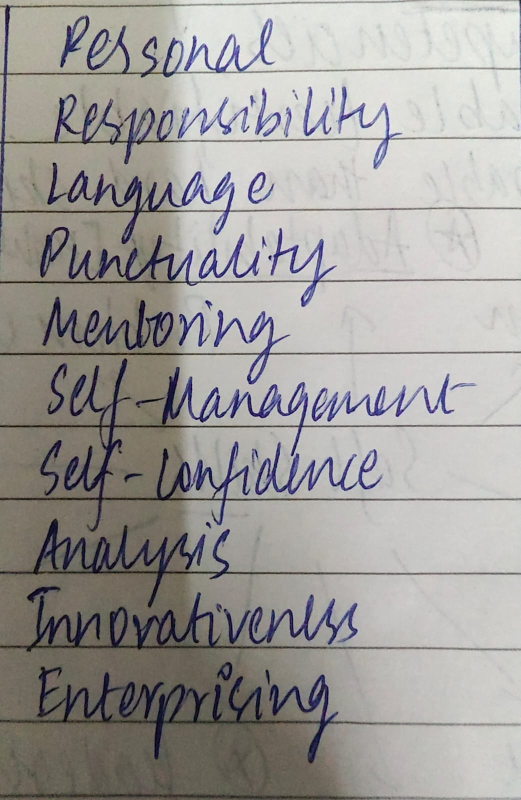
#> input picture test2.jpeg, 1041 x 1600 px (shown at 1/2 size)
$ python -i trace_page.py   (imports and definitions only)
#> lines starting #> are read from the running program, lines starting #| are printed output that depends on the picture; after the words box and inside, x2 and y2 are one past the last pixel; in counts of white or black regions, pixels touching at a corner belong together
### ui_export_module/trace_export.py
"""
trace_export.py  (v4)
---------------------
Non-Latin text (Hindi, Tamil, ...) ko original image se trace karke plotter ke
liye line segments banata hai.

v4: skeleton ke baad jo moti jagah (bulb, jaise 'ग' ka gola) bach jaati hai, uska outline
    bhi jodte hain (blob=True), warna wo sirf ek chhoti tick reh jaata tha.
v3 me sudhar (Hindi ke chhote hisse kho rahe the: matra, bindu, nukta, poonchh):
  * lakeeron ke sire (endpoints) ko bahar ki taraf aadhi stroke-width badhaya,
    kyunki skeleton sire chhote kar deta hai (khambe, patti aur poonchh chhoti pad jaati thi).
  * chhote ink-dots (bindu, nukta, full stop) ko alag pehchan kar ek chhoti lakeer banate hain.
  * region ko pehle `upscale` guna bada karte hain, phir threshold + skeleton.
  * simplify (eps) aur noise-filter (min_len) ab bade image ke hisaab se kam hain.
  * akele bindu/nukta (1 pixel ke dot) ab hatate nahi, chhoti line bana dete hain.

Output absolute-mm segments hain (x_mm = px * 25.4 / dpi).
"""
from __future__ import annotations
from typing import List, Tuple

import cv2
import numpy as np

Point = Tuple[float, float]
Segment = Tuple[Point, Point]

_N8 = [(-1, -1), (0, -1), (1, -1), (-1, 0), (1, 0), (-1, 1), (0, 1), (1, 1)]


def _skeleton_polylines(sk: np.ndarray, dist=None) -> List[List[Tuple[int, int]]]:
    """1-pixel skeleton ko pixel-chains (polylines) me badlo. Akele dots bhi rakhta hai."""
    ys, xs = np.nonzero(sk)
    pts = set(zip(xs.tolist(), ys.tolist()))
    adj = {p: [(p[0] + dx, p[1] + dy) for dx, dy in _N8 if (p[0] + dx, p[1] + dy) in pts]
           for p in pts}
    used = set()

    def key(a, b):
        return (a, b) if a < b else (b, a)

    def walk(start, nxt):
        used.add(key(start, nxt))
        path, prev, cur = [start], start, nxt
        while True:
            path.append(cur)
            if cur == start or len(adj[cur]) != 2:
                break
            cand = [q for q in adj[cur] if q != prev and key(cur, q) not in used]
            if not cand:
                break
            q = cand[0]
            used.add(key(cur, q))
            prev, cur = cur, q
        return path

    paths = []
    for p in pts:                                  # endpoints / junctions se shuru
        if len(adj[p]) != 0 and len(adj[p]) != 2:
            for q in adj[p]:
                if key(p, q) not in used:
                    paths.append(walk(p, q))
    for p in pts:                                  # bache hue closed loops
        for q in adj[p]:
            if key(p, q) not in used:
                paths.append(walk(p, q))
    if dist is not None:                           # sire bahar ki taraf badhao
        for path in paths:
            for end, back in ((0, 1), (-1, -2)):
                e = path[end]
                if len(adj[e]) != 1 or len(path) < 3:
                    continue
                k = min(5, len(path) - 1)
                ref = path[end + k] if end == 0 else path[-1 - k]
                dx, dy = e[0] - ref[0], e[1] - ref[1]
                n = (dx * dx + dy * dy) ** 0.5
                if n == 0:
                    continue
                r = float(dist[e[1], e[0]])
                ne = (int(round(e[0] + dx / n * r)), int(round(e[1] + dy / n * r)))
                if end == 0:
                    path.insert(0, ne)
                else:
                    path.append(ne)
    return paths


# [91 lines left out: functions _ink_mask, trace_region, not called in this run]

### ui_export_module/trace_page.py
"""
trace_page.py
-------------
TRACE MODE: poori image ko seedha trace karke plotter ke liye line segments banata hai.
Koi OCR nahi, koi font nahi -> kisi bhi language / handwriting / sketch pe chalta hai.

Steps:
  1. Roshni barabar karo (background se divide) -> ink aur kagaz ki ruled lines alag.
  2. Ink mask banao; lambi horizontal lines (agar bachi hon) hata do.
  3. Chhote dots (bindu, nukta, full stop) alag; baaki ka skeleton (ek patli lakeer).
  4. Poori image ko `fit_width_mm` x `fit_height_mm` ke andar scale karo (plotter bed ke hisaab se;
     160 x 180 mm mera andaza hai, asli bed size sir se pooch kar badlo).

Output: (segments_in_mm, (page_w_mm, page_h_mm))
"""
from __future__ import annotations
from typing import List, Tuple

import cv2
import numpy as np

from trace_export import _skeleton_polylines

Point = Tuple[float, float]
Segment = Tuple[Point, Point]


# [47 lines left out: functions _line_kernel, remove_ruled_lines, not called in this run]


def ink_mask_page(img_bgr: np.ndarray, thr: float = 0.60, remove_ruled: bool = False) -> np.ndarray:
    """Ink = background ke mukable kaafi gehra pixel. Ruled lines halki hoti hain, isliye bahar."""
    gray = cv2.cvtColor(img_bgr, cv2.COLOR_BGR2GRAY).astype(np.float32)
    h, w = gray.shape
    k = max(15, int(w / 30)) | 1
    bg = cv2.morphologyEx(gray, cv2.MORPH_CLOSE, cv2.getStructuringElement(cv2.MORPH_ELLIPSE, (k, k)))
    bg = cv2.GaussianBlur(bg, (0, 0), k / 2)
    norm = gray / np.maximum(bg, 1.0)
    ink = ((norm < thr).astype(np.uint8)) * 255
    if remove_ruled:
        ink = remove_ruled_lines(ink)
    return ink


def trace_page(image_path: str, fit_width_mm: float = 160.0, fit_height_mm: float = 180.0, upscale: int = 3,
               thr: float = 0.60, eps_px: float = 0.7, min_len_px: float = 2.0,
               dot_px: float = 0.0, speck_px2: float = 5.0, remove_ruled: bool = False):
#> called with image_path = '../test2.jpeg', fit_width_mm = 160, fit_height_mm = 180, upscale = 3, thr = 0.6, eps_px = 0.7, min_len_px = 2, dot_px = 0
    img = cv2.imread(image_path, cv2.IMREAD_COLOR)
#> img is the input picture: shape (1600, 1041, 3); mean B, G, R 154.6, 157.2, 159.8
    if img is None:
        raise FileNotFoundError(f"Image not readable: {image_path}")
    H, W = img.shape[:2]
#> H = 1600; W = 1041
    up = max(1, int(upscale))
    ink = ink_mask_page(img, thr, remove_ruled)
#> in ink_mask_page, `bg = cv2.morphologyEx(gray, cv2.MORPH_CLOSE, cv2.getStructuringElement..`:
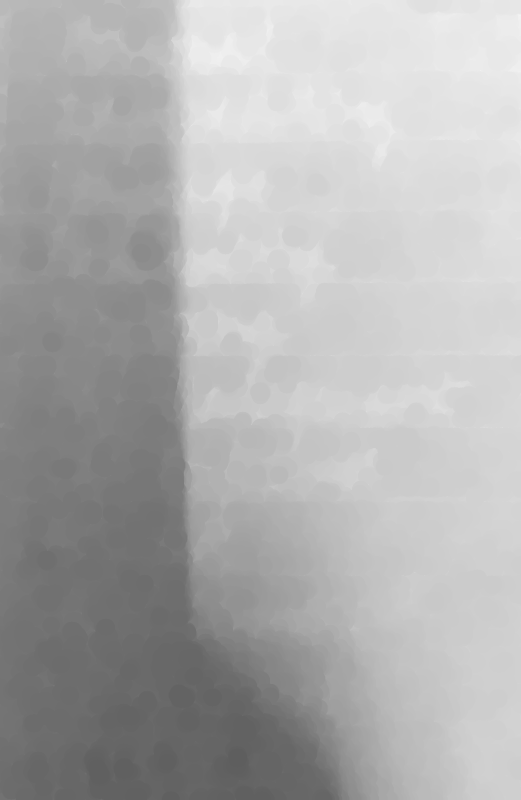
#> bg: shape (1600, 1041) float32 (shown at 1/2 size); min 94, max 245, mean 175.4
#> in ink_mask_page, `norm = gray / np.maximum(bg, 1.0)`:
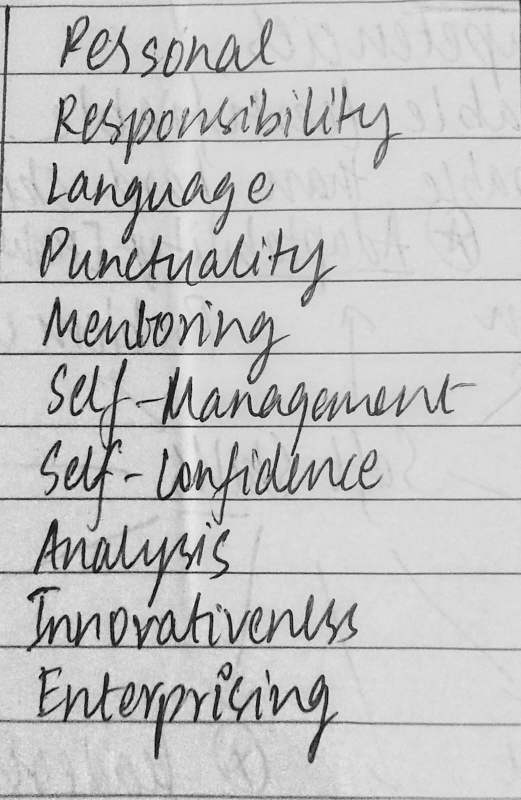
#> norm: shape (1600, 1041) float32 (shown at 1/2 size); min 0, max 1.16, mean 0.889; drawn with min black and max white
#> in ink_mask_page, `ink = ((norm < thr).astype(np.uint8)) * 255`:
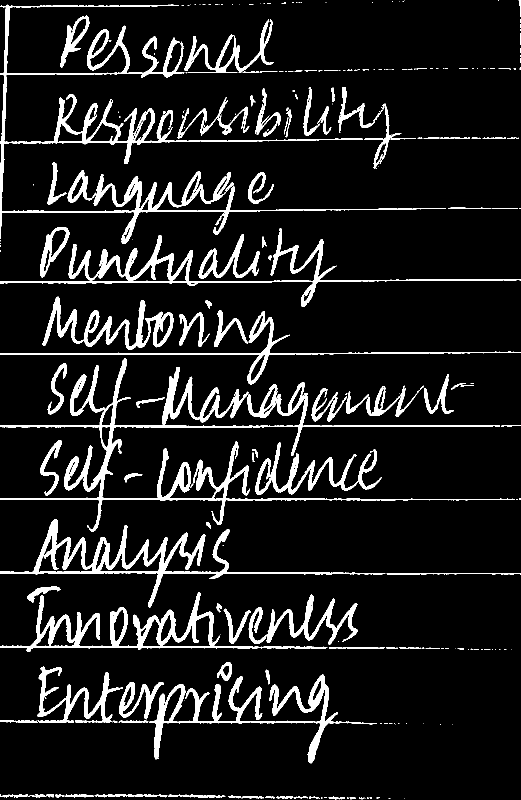
#> ink: shape (1600, 1041) (shown at 1/2 size); 10% white; 261 white regions (155 under 20 px), largest, box (x1, y1, x2, y2) and area: (0, 9, 892, 488) 26188, (0, 717, 1030, 1064) 22153, (0, 1038, 771, 1215) 13043
    if up > 1:
        ink = cv2.resize(ink, None, fx=up, fy=up, interpolation=cv2.INTER_CUBIC)
#> ink: shape (4800, 3123)
        ink = ((ink > 127).astype(np.uint8)) * 255
#> ink: shape (4800, 3123); 10% white; 264 white regions (52 under 20 px), largest, box (x1, y1, x2, y2) and area: (0, 27, 2676, 1464) 235693, (0, 2151, 3090, 3192) 199352, (0, 3114, 2313, 3645) 117383

    mm = min(fit_width_mm / float(W), fit_height_mm / float(H))   # mm per ORIGINAL pixel (bed me fit)
#> mm = 0.113
    dot_lim = (dot_px if dot_px > 0 else max(4.0, 0.008 * H)) * up
#> dot_lim = 38.4
    segs: List[Segment] = []

    # chhote dots alag, specks (noise) gayab
    n, lab, st, cent = cv2.connectedComponentsWithStats((ink > 0).astype(np.uint8), 8)
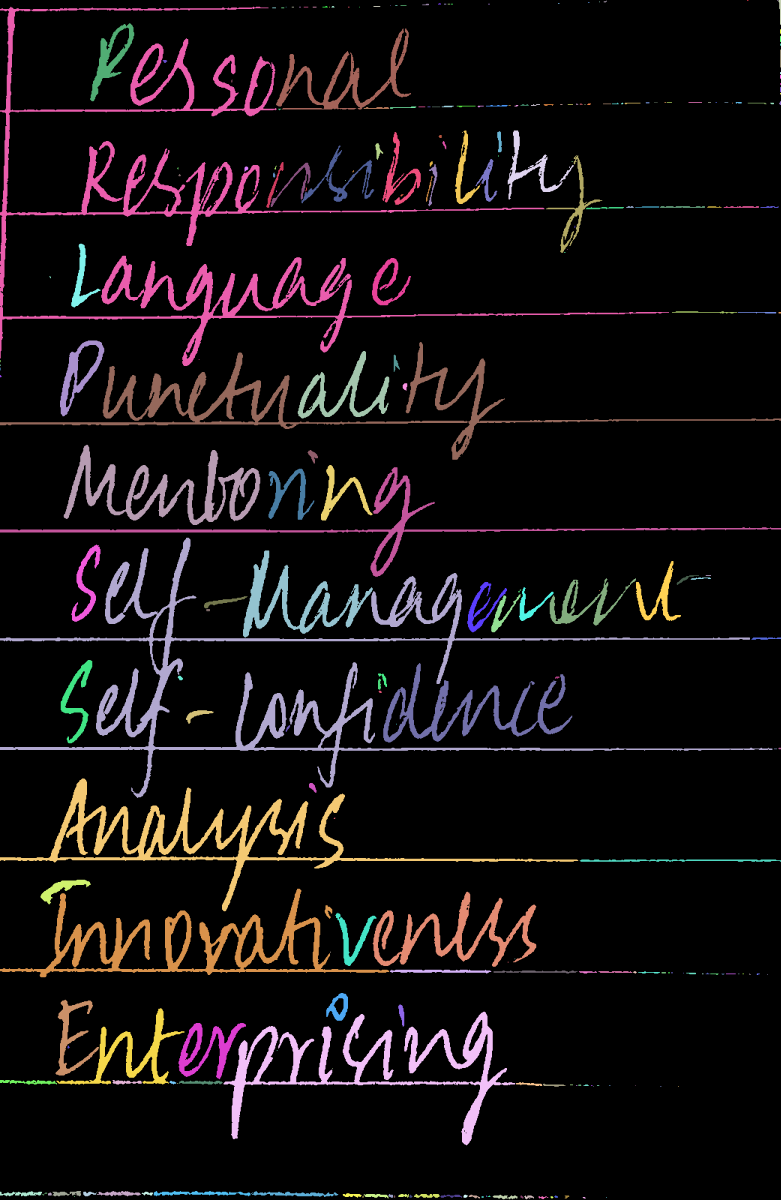
#> lab: shape (4800, 3123) int32 (shown at 1/4 size); 265 distinct labels, from 0 to 264; one colour per label, 0 black
#> n = 265; st = 265 rows, first 6: [0, 0, 3123, 4800, 13490696], [2988, 0, 6, 3, 16], [3108, 0, 3, 3, 8], [3114, 0, 9, 99, 431], [2415, 3, 12, 6, 38], [2397, 6, 3, 3, 9]; cent = 265 pairs, first value 0.875 to 3121.1, second value 0.875 to 4790.5
    for i in range(1, n):
        cw, ch, area = st[i, cv2.CC_STAT_WIDTH], st[i, cv2.CC_STAT_HEIGHT], st[i, cv2.CC_STAT_AREA]
        if max(cw, ch) < dot_lim:
            ink[lab == i] = 0
            if area >= speck_px2 * up * up:
                cx, cy = cent[i]
                half = max(cw, ch, 1.5 * up) * 0.4
                a, b = ((cx - half, cy), (cx + half, cy)) if cw >= ch else ((cx, cy - half), (cx, cy + half))
                segs.append((((a[0] / up) * mm, (a[1] / up) * mm), ((b[0] / up) * mm, (b[1] / up) * mm)))
#> this loop made 264 passes
#> (cw, ch, area, cx, cy, half, a, b) on passes 7, 9, 16, 17, 18, 19, 24, 25, 29, 33: (12, 6, 47, 1757.9, 15.34, 4.8, (1753.1, 15.34), (1762.7, 15.34)), (27, 6, 115, 1704.1, 18.1, 10.8, (1693.3, 18.1), (1714.9, 18.1)), (24, 3, 72, 1613.5, 22, 9.6, (1603.9, 22), (1623.1, 22)), (21, 6, 81, 1301, 27.38, 8.4, (1292.6, 27.38), (1309.4, 27.38)), (12, 6, 54, 1331.5, 27.07, 4.8, (1326.7, 27.07), (1336.3, 27.07)), (27, 3, 81, 1507, 25, 10.8, (1496.2, 25), (1517.8, 25)), (18, 3, 54, 1223.5, 28, 7.2, (1216.3, 28), (1230.7, 28)), (15, 3, 45, 1258, 28, 6, (1252, 28), (1264, 28)), (15, 3, 45, 1096, 31, 6, (1090, 31), (1102, 31)), (3, 18, 52, 3121, 125.5, 7.2, (3121, 118.3), (3121, 132.7))
#> (cw, ch, area) on passes 3, 4, 10, 11, 12, 15: (9, 99, 431), (12, 6, 38), (9, 3, 27), (9, 3, 27), (9, 3, 27), (9, 3, 27)
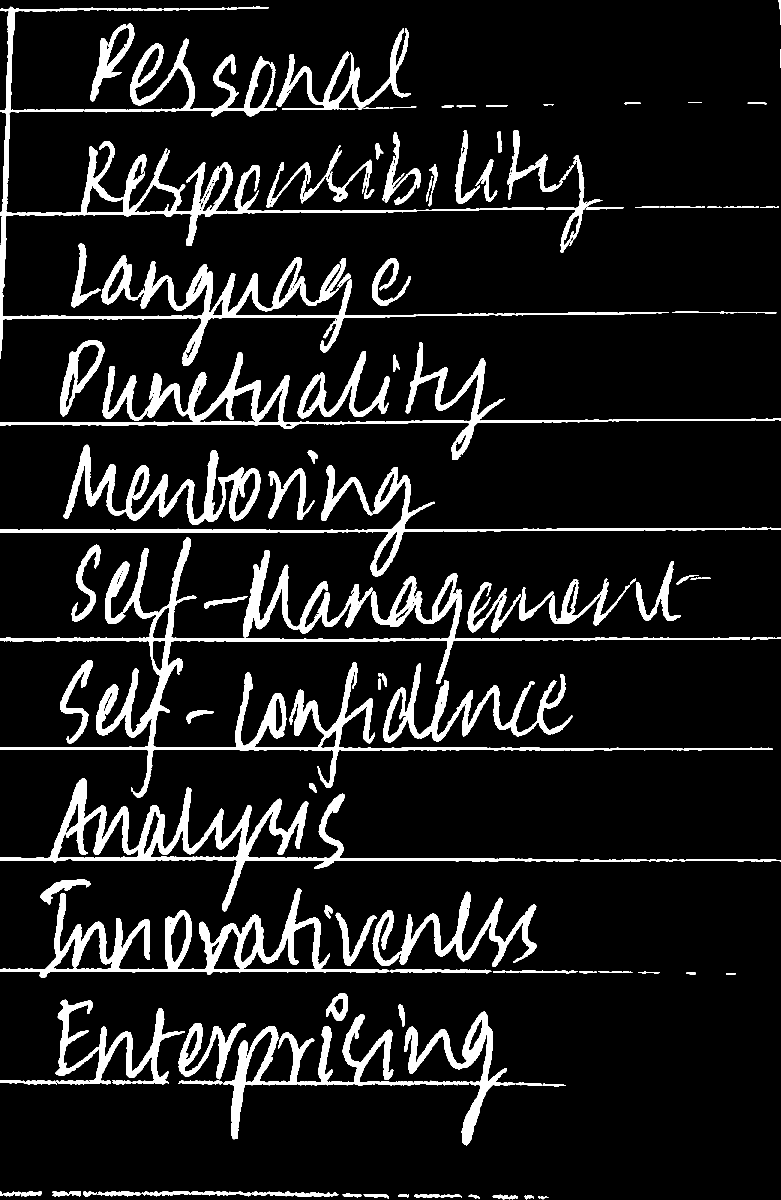
#> ink: shape (4800, 3123) (shown at 1/4 size); 9.9% white; 104 white regions, largest, box (x1, y1, x2, y2) and area: (0, 27, 2676, 1464) 235693, (0, 2151, 3090, 3192) 199352, (0, 3114, 2313, 3645) 117383
#> after the loop, segs = 77 items

    from skimage.morphology import skeletonize
    sk = skeletonize(ink > 0)
#> sk: shape (4800, 3123) bool; 0.64% white in thin lines or dots
    dist = cv2.distanceTransform((ink > 0).astype(np.uint8), cv2.DIST_L2, 3)
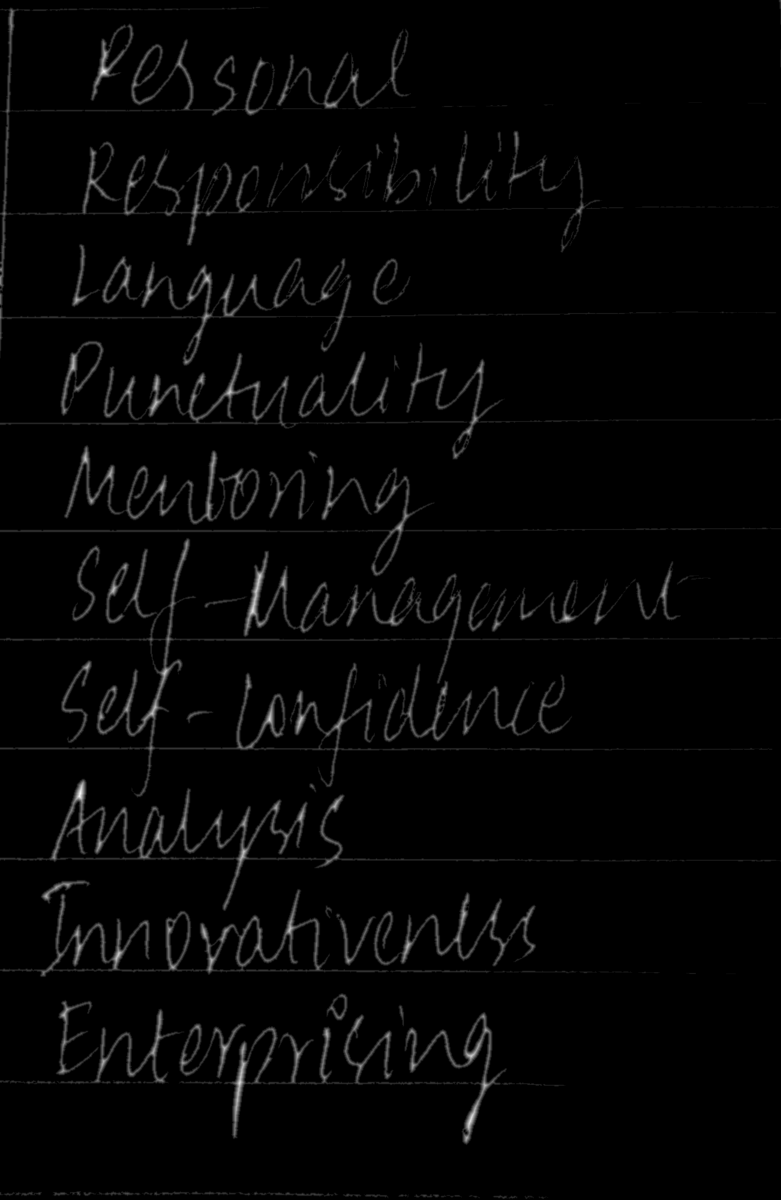
#> dist: shape (4800, 3123) float32 (shown at 1/4 size); min 0, max 25.78, mean 0.5; drawn with min black and max white
    eps, min_len = eps_px * up, min_len_px * up
    for pl in _skeleton_polylines(sk, dist):
#> in _skeleton_polylines, `pts = set(zip(xs.tolist(), ys.tolist()))`: pts = 96210 items
        p = np.array(pl, dtype=np.int32).reshape(-1, 1, 2)
        if cv2.arcLength(p, False) < min_len:
            continue
        p = cv2.approxPolyDP(p, eps, False).reshape(-1, 2)
        for (ax, ay), (bx, by) in zip(p[:-1], p[1:]):
            segs.append((((ax / up) * mm, (ay / up) * mm), ((bx / up) * mm, (by / up) * mm)))
    return segs, (W * mm, H * mm)

>>> result = trace_page('../test2.jpeg')
